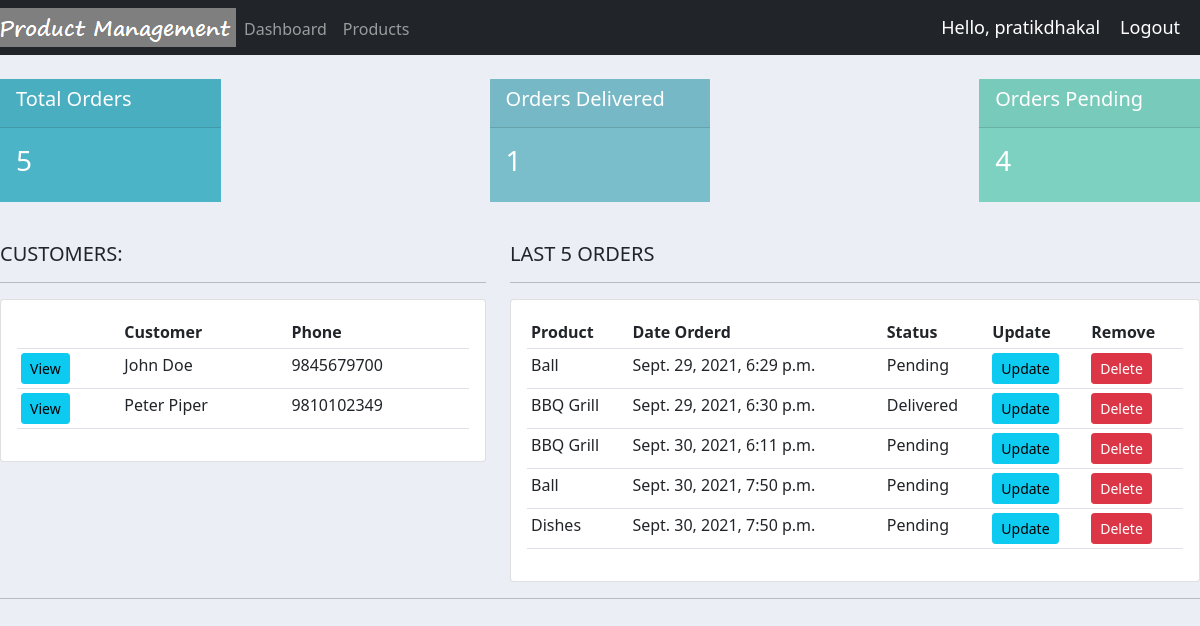
The app's page / (signed in) with its own data.
### accounts/models.py (models this page shows, shortened)
class Customer(models.Model):
    name = models.CharField(max_length=200, null = True)
    phone = models.CharField(max_length=200, null = True)
    email = models.CharField(max_length=200, null = True)
    date_created = models.DateTimeField(auto_now_add = True, null = True)

class Order(models.Model):
    STATUS = (
        ('Pending', 'Pending'),
        ('Out for delivery', 'Out for delivery'),
        ('Delivered', 'Delivered'),
    )
    customer = models.ForeignKey(Customer, null=True, on_delete= models.SET_NULL)
    product = models.ForeignKey(Product, null=True, on_delete= models.SET_NULL)
    date_created = models.DateTimeField(auto_now_add = True, null = True)
    status = models.CharField(max_length=200, null=True, choices=STATUS)
    note = models.CharField(max_length=200, null=True)

class Product(models.Model):
    CATEGORY = (
        ('Indoor', 'Indoor'),
        ('Outdoor', 'Outdoor'),
    )
    name = models.CharField(max_length=200, null = True)
    price = models.FloatField(null=True)
    category = models.CharField(max_length=200, null = True, choices=CATEGORY)
    description = models.CharField(max_length=200, null = True, blank=True)
    date_created = models.DateTimeField(auto_now_add = True, null = True)
    tag = models.ManyToManyField(Tag)
    def __str__(self):
        return self.name

### accounts/views.py (the view)
# urls.py: path('', views.home, name='home'),
@login_required(login_url='login')
def home(request):
    orders = Order.objects.all()
    customers = Customer.objects.all()
    total_customers = customers.count()
    total_orders = orders.count()
    delivered = orders.filter(status='Delivered').count()
    pending = orders.filter(status='Pending').count()
    context = {'orders':orders, 'customers':customers, 'total_orders':total_orders,
                'delivered':delivered, 'pending':pending}
    return render(request, 'accounts/dashboard.html', context)

### accounts/templates/accounts/dashboard.html
{% extends 'accounts/main.html' %}
{% block content %}
{% include 'accounts/status.html' %}
<br>
<div class="row">
  <div class="col-md-5">
    <h5>CUSTOMERS:</h5>
    <hr>
    <div class="card card-body">
      <table class="table table-sm">
        <tr>
          <th></th>
          <th>Customer</th>
          <th>Phone</th>
        </tr>
        {% for customer in customers %}
        <tr>
          <td><a class="btn btn-sm btn-info" href="{% url 'customer' customer.id %}">View</a></td>
          <td>{{customer.name}}</td>
          <td>{{customer.phone}}</td>
        </tr>
        {% endfor %}
      </table>
    </div>
  </div>
  <div class="col-md-7">
    <h5>LAST 5 ORDERS</h5>
    <hr>
    <div class="card card-body">
      <table class="table table-sm">
        <tr>
          <th>Product</th>
          <th>Date Orderd</th>
          <th>Status</th>
          <th>Update</th>
          <th>Remove</th>
        </tr>
        {% for order in orders %}
        <tr>
          <td>{{order.product}}</td>
          <td>{{order.date_created}}</td>
          <td>{{order.status}}</td>
          <td><a class="btn btn-sm btn-info" href="{% url 'update_order' order.id %}">Update</a></td>
          <td><a class="btn btn-sm btn-danger" href="{% url 'delete_order' order.id %}">Delete</a></td>
        </tr>
        {% endfor %}
      </table>
    </div>
  </div>
</div>
{% endblock %}

### accounts/templates/accounts/main.html (shortened to what this page needs)
{% load static %}
<!DOCTYPE html>
<html lang="en">
  <head>
    <link href="https://cdn.jsdelivr.net/npm/bootstrap@5.0.2/dist/css/bootstrap.min.css" rel="stylesheet"
>
    <link rel="stylesheet" type="text/css" href="{% static 'css/main.css'%}">
  </head>
  <body>
    {% include 'accounts/navbar.html' %}
    {% block content %}{% endblock %}
    <hr>
  </body>
</html>

### accounts/templates/accounts/navbar.html (shortened to what this page needs)
{% load static %}
<nav class="navbar navbar-expand-lg navbar-dark bg-dark">
    <img src="{% static 'images/logo.png'%}" alt="">
    <div class="collapse navbar-collapse" id="navbarNav">
      <ul class="navbar-nav">
        <li class="nav-item active">
          <a class="nav-link" href="{% url 'home' %}">Dashboard</a>
        </li>
        <li class="nav-item">
          <a class="nav-link" href="{% url 'products' %}">Products</a>
        </li>
      </ul>
    </div>
    <span class="hello-msg" >Hello, {{request.user}} </span>
    <span><a class="hello-msg" href="{% url 'logout' %}">Logout</a></span>
  </nav>

### accounts/templates/accounts/status.html
<br>
<div class="row">
    <div class="col">
        <div class="col-md">
            <div class="card-text-center text-white mb-3" id="total-orders">
                <div class="card-header">
                    <h5 class="card-title">Total Orders</h5>
                </div>
                <div class="card-body">
                    <h3 class="card-title">{{total_orders}}</h3>
                </div>
            </div>
        </div>
    </div>
    <div class="col"></div>
    <div class="col-md">
        <div class="card-text-center text-white mb-3" id="orders-delivered">
            <div class="card-header">
                <h5 class="card-title">Orders Delivered</h5>
            </div>
            <div class="card-body">
                <h3 class="card-title">{{delivered}}</h3>
            </div>
        </div>
    </div>
    <div class="col"></div>
    <div class="col-md">
        <div class="card-text-center text-white mb-3" id="orders-pending">
            <div class="card-header">
                <h5 class="card-title">Orders Pending</h5>
            </div>
            <div class="card-body">
                <h3 class="card-title">{{pending}}</h3>
            </div>
        </div>
    </div>
</div>

### static/css/main.css (style rules this page uses)
body { background-color: #ebeff5; }
#total-orders { background-color: #4cb4c7; }
#orders-delivered { background-color: #7abecc; }
#orders-pending { background-color: #7CD1c0; }
.navbar { min-height: 33px !important; margin-bottom:0 !important; }
.navbar-nav >li >a, .navbar-brand { padding-top: 6px !important; padding-bottom:0 !important; height: 33px; }
a { text-decoration: none; }

### accounts/templates/accounts/navbar.html (style rules this page uses)
.hello-msg { font-size: 18px; color: #fff; margin-right: 20px; }

### records on screen
Customer: name "John Doe", phone "9845679700"
Customer: name "Peter Piper", phone "9810102349"
Order: product "Ball", date_created "Sept. 29, 2021, 6:29 p.m.", status "Pending"
Order: product "BBQ Grill", date_created "Sept. 29, 2021, 6:30 p.m.", status "Delivered"
Order: product "BBQ Grill", date_created "Sept. 30, 2021, 6:11 p.m.", status "Pending"
Order: product "Ball", date_created "Sept. 30, 2021, 7:50 p.m.", status "Pending"
Order: product "Dishes", date_created "Sept. 30, 2021, 7:50 p.m.", status "Pending"

### other values on screen
{{ request.user }} "pratikdhakal"
{{ total_orders }} "5"
{{ delivered }} "1"
{{ pending }} "4"
